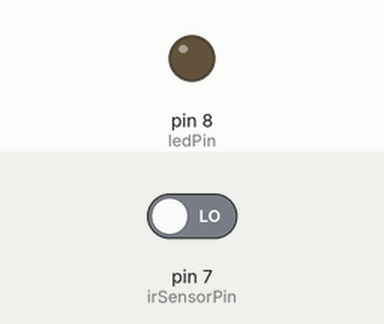
A sketch run on a simulated Arduino Uno, built with avr-gcc and run on an emulated ATmega328P. Shown: output pins drawn as LEDs (lit = HIGH). The inputs (shaded band) are chosen by the test bench; at power-on: pin 7 (irSensorPin) LOW.

Above: at 1.2 s.
1.3 s: pin 7 (irSensorPin) driven HIGH
At 2.4 s:
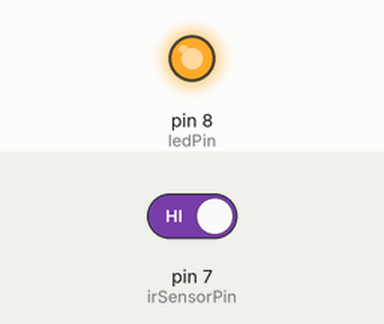
2.8 s: pin 7 (irSensorPin) driven LOW
At 3.6 s:
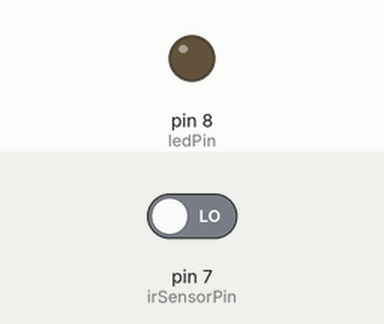
Timing chart, 0 to 5.8 s (numbered marks = the images above; inputs shaded):
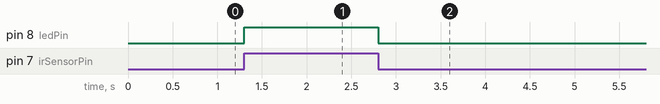

Measured:
- after the input at 1.3 s, pin 8 (ledPin): LOW → HIGH at once
- after the input at 2.8 s, pin 8 (ledPin): HIGH → LOW at once

The sketch:

smart_closet_code.ino
```cpp
const int irSensorPin = 7;    // IR sensor signal pin
const int ledPin = 8;        // LED pin

void setup() {
  pinMode(irSensorPin, INPUT); // Set IR sensor as input
  pinMode(ledPin, OUTPUT);     // Set LED as output
}

void loop() {
  int sensorState = digitalRead(irSensorPin); // Read IR sensor state

  if (sensorState == HIGH) {    // When the sensor detects (e.g., door open)
    digitalWrite(ledPin, HIGH); // Turn on LED
  } else {                     // When sensor does not detect (e.g., door closed)
    digitalWrite(ledPin, LOW);  // Turn off LED
  }
}
```
